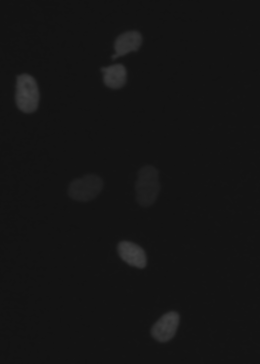
#> input picture xy_8bit__mitocheck_incenp_t1.tif, 260 x 364 px, found by its file name
$ jupyter execute 2.10-ImageAnalysis_pt2_filled.ipynb   (shell and % lines are left out)
#> lines starting #> are read from the running program, lines starting #| are printed output that depends on the picture; after the words box and inside, x2 and y2 are one past the last pixel; in counts of white or black regions, pixels touching at a corner belong together; long printed decimals are rounded
# 2.10 - Image analysis, pt. 2

### Learning goals for today
1. Use a **pseudocoding** method to write analysis code
2. Learn some basics of automatic cell counting / quantification
3. Build a pipeline for data analysis

---
### How to use this notebook during class
- Follow along as we go
- Use your **Cards** to indicate where you're at:
    - A **🟩Green card** means you are caught up with Max and **ready to help your classmates**
    - A **🟥Red card** means you are stuck and need help
- <span style='color:red;'>EXERCISE</span> — work on this problem by yourself, or try with a partner if you get stuck
---

First let's import some libraries we will use today. Remember if you don't have a library installed you can pip install it with:

%pip install *package_name*

[cell 1]
import numpy as np
import matplotlib.pyplot as plt
import os
import skimage
from skimage.io import imread

## 1) Automatic cell detection

Let's load our image from last time...

[cell 2]
data_directory = '/Users/mhturner/Downloads'
filepath = os.path.join(data_directory, 'xy_8bit__mitocheck_incenp_t1.tif')

assert os.path.isfile(filepath)
img_cells = imread(filepath)
#> img_cells is the input picture: shape (364, 260); min 17, max 66, mean 20.2
plt.imshow(img_cells, cmap='gray')

The overall goal here is to automatically detect cells, count them, and compute stats like the size and mean intensity

The first thing we want to do is create a **binary mask** for the image that identifies individual cells. To do this, let's try a **pseudocode** approach that allows us to not get lost in unfamiliar syntax. Pseudocoding has three steps:
1. Write (as comments) what you want to do and what the result should look like
2. Look up how to implement each command with: Google, StackExchange, LLMs*
3. Test your possible solution against your expectation from (1)

*https://microsoft365.com/copilot

### <span style='color:red;'>EXERCISE 1</span>: Finish the code for the remaining commands  (20 min)
For each of the remaining commands: look up how to implement the command, check to make sure it's doing what you want, and check your solution against your neighbors

If you are stuck, you can work with a neighbor to try to improve your search/prompt terms

#### Bonus: try other automatic thresholding methods in `skimage.filters` to see how they work for this data

https://scikit-image.org/docs/0.25.x/api/skimage.filters.html#

[cell 3]
# Find a threshold intensity value to binarize the image
# a number. Values higher than this are included, lower are excluded
from skimage.filters import threshold_li, threshold_otsu
thresh = threshold_li(img_cells)
#> thresh = 25.7
print(thresh)
#| 25.704

# Look at the threshold compared to the distribution of pixel intensities
fh, ax = plt.subplots(1, 1, figsize=(6, 6))
ax.hist(img_cells.flatten(), bins=50)
ax.axvline(thresh, color='k')
ax.set_yscale('log')

# -----
# TODO: pick up here...
# Apply the threshold to return a binary mask
# Mask is the same size as the image, but all the values should be True/False (1 bit)
mask = img_cells > thresh
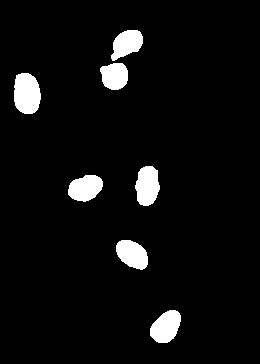
#> mask: shape (364, 260) bool; 5.4% white; 7 white regions, largest, box (x1, y1, x2, y2) and area: (14, 73, 41, 114) 914, (135, 166, 160, 206) 768, (150, 310, 181, 343) 735

# View the mask alongside the original image
fh, ax = plt.subplots(1, 2, figsize=(8, 4))
ax[0].imshow(img_cells, cmap='gray')
ax[1].imshow(mask, cmap='gray')
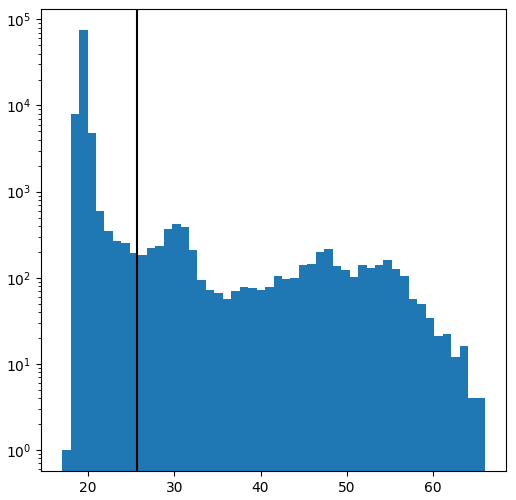
#> figure drawn by matplotlib, 1 panel; tallest bar 75217 high, from x = 18.96 to 19.94
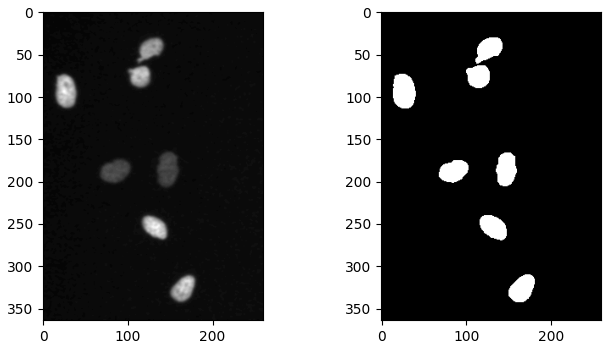
#> figure drawn by matplotlib, 2 panels

Scikit image has tools to **label** and segmented components in the mask

[cell 4]
from skimage.measure import label

label_image = label(mask)
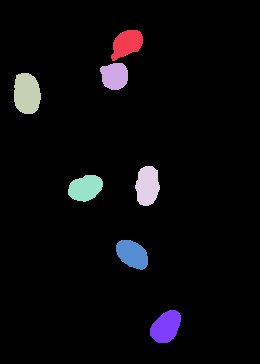
#> label_image: shape (364, 260) int32; 8 distinct labels, from 0 to 7; one colour per label, 0 black

fh, ax = plt.subplots(1, 3, figsize=(12, 4))
ax[0].imshow(img_cells, cmap='gray')
ax[1].imshow(mask, cmap='gray')
ax[2].imshow(label_image, cmap='tab20')

We can use the labels image to give us a mask for each cell. We're going to use each cell's mask to find the cell's area and mean intensity.

To go through each label we'll use a **for-loop**

[cell 5]
list_of_items = ['apple', 1, 'cat', 10.85]
for item in list_of_items:
    print(item)

[cell 6]
labels = np.unique(label_image)
#> labels = [0, 1, 2, 3, 4, 5, 6, 7]

for label in labels:
    cell_mask = label_image == label
    area = np.sum(cell_mask)
    intensity = np.mean(img_cells[cell_mask])
    print(label, area, intensity)
#> this loop made 8 passes
#> (area, intensity) on passes 1 to 8: (89558, 19.03), (660, 40.39), (607, 43.44), (914, 46.26), (768, 29.21), (702, 29.93), (696, 47.37), (735, 44.69)
#| 0 89558 19.029
#| 1 660 40.391
#| 2 607 43.445
#| 3 914 46.261
#| 4 768 29.211
#| 5 702 29.930
#| 6 696 47.372
#| 7 735 44.694
#> pass 2, `cell_mask = label_image == label`:
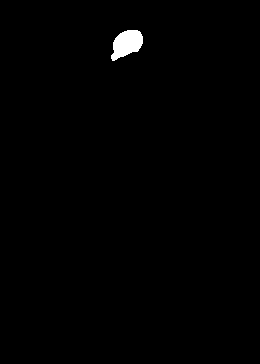
#> cell_mask: shape (364, 260) bool; 0.7% white; 1 white region, box (x1, y1, x2, y2) and area: (111, 30, 143, 61) 660
#> pass 3, `cell_mask = label_image == label`:
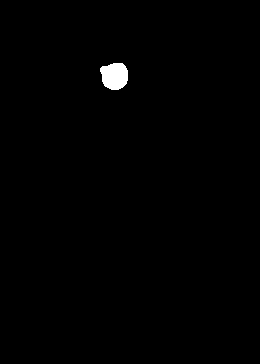
#> cell_mask: shape (364, 260) bool; 0.64% white; 1 white region, box (x1, y1, x2, y2) and area: (100, 63, 128, 90) 607

[cell 7]
labels = np.unique(label_image)[1:]
#> labels = [1, 2, 3, 4, 5, 6, 7]

areas = []
intensities = []
for label in labels:
    cell_mask = label_image == label
    area = np.sum(cell_mask)
    intensity = np.mean(img_cells[cell_mask])
    areas.append(area)
    intensities.append(intensity)
#> this loop made 7 passes
#> pass 3, `cell_mask = label_image == label`:
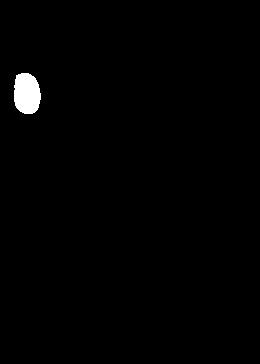
#> cell_mask: shape (364, 260) bool; 0.97% white; 1 white region, box (x1, y1, x2, y2) and area: (14, 73, 41, 114) 914
#> after the loop, areas = [660, 607, 914, 768, 702, 696, 735]; intensities = [40.39, 43.44, 46.26, 29.21, 29.93, 47.37, 44.69]

num_cells = len(areas)
#> num_cells = 7
print(num_cells)
#| 7
print(areas)
#| [660, 607, 914, 768, 702, 696, 735]
print(intensities)
#| [40.391, 43.445, 46.261, 29.211, 29.930, 47.372, 44.694]

### <span style='color:red;'>EXERCISE 2</span>: Write a cell quantification function  (20 min)
I'm giving you the skeleton of a function definition to take an image as an input and return lists of the mean intensity and area of each detected cell.

Take the relevant lines of code above and modify / arrange them into the body of the function to achieve what you want. Be sure to: check your variable names, only take the bits of code that you need to compute the intensity and area, and test your function afterwards

Hint: start with **pseduocode**

[cell 8]
from skimage.filters import threshold_li
from skimage.measure import label

def measure_cells(input_image):
    """
        measure_cells(input_image)
            Using automatic thresholding to identify and quantify cell properties from fluor images

        args
            input_image: 2 dimensional ndarray
        returns
            intensity - list
            area - list
    """
    # TODO: pick up here and write real code

    # compute the threshold

    # make a binary mask

    # identify the labels / components, exclude the background

    # Compute the number of cells (should be the number of labels)

    # Find the area of each label's mask

    # Compute the mean intensity of each cell's masked area


    return area, intensity

### Test your function

[cell 9]
img_cells = imread(filepath)
area, intensity = measure_cells(input_image=img_cells)

print(area, intensity)
#| 735 44.694
